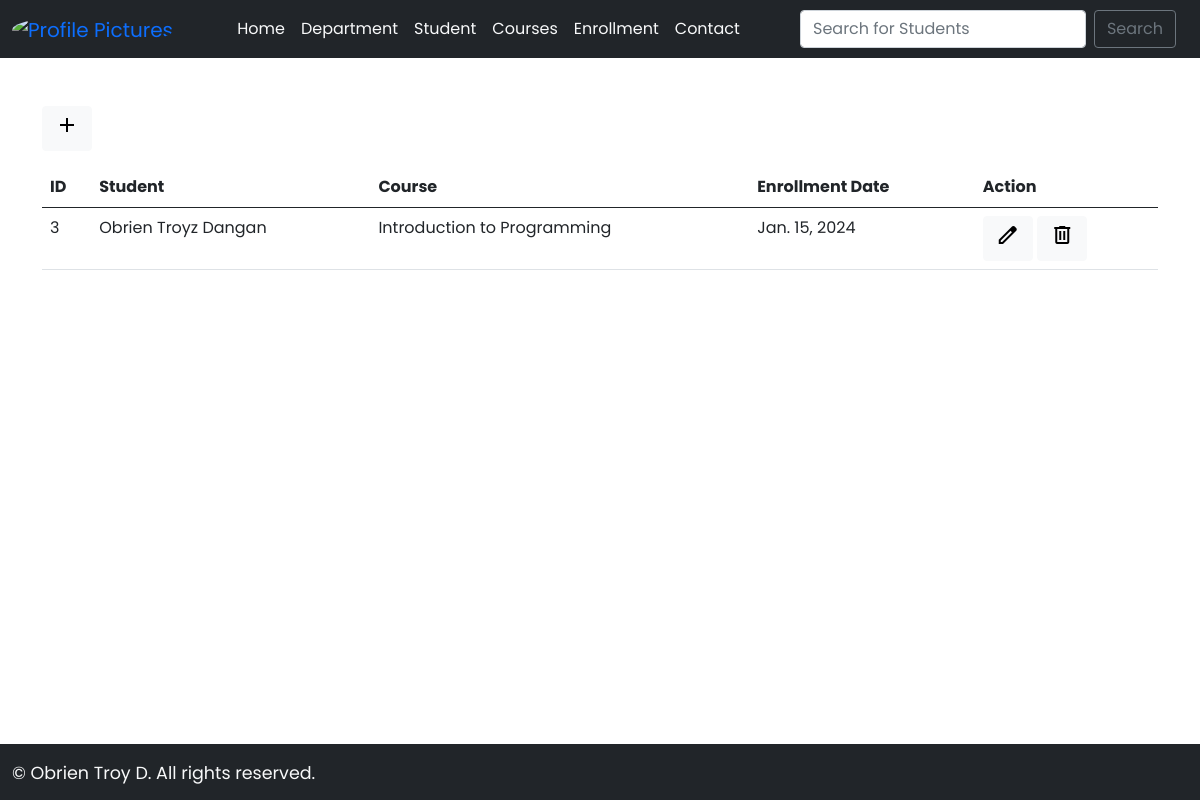
Page /enrollment on the earlier database version.
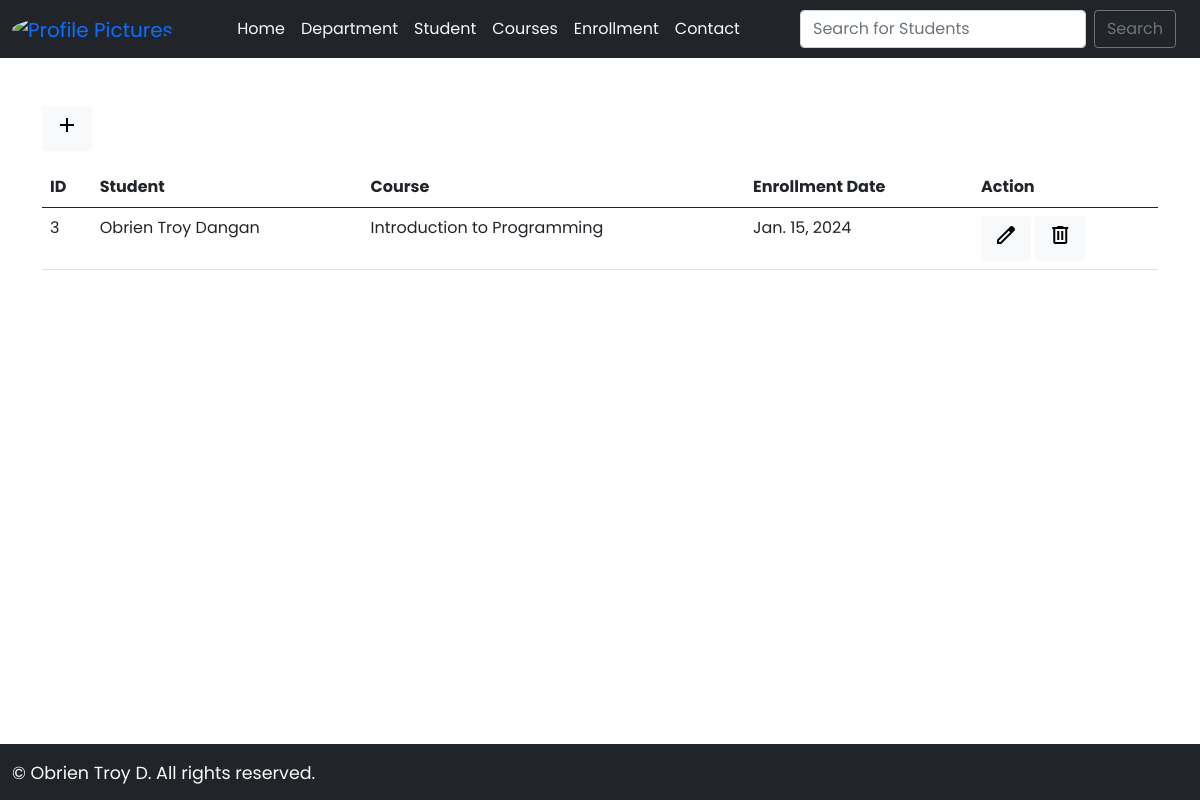
Same page on the later database version.
### myapp/models.py (models this page shows, shortened)
class Enrollment(models.Model):
    student = models.ForeignKey(Student, on_delete=models.CASCADE)
    course = models.ForeignKey(Course, on_delete=models.CASCADE)
    enrollment_date = models.DateField()

class Student(models.Model):
    first_name = models.CharField(max_length=50)
    last_name = models.CharField(max_length=50)
    birth_date = models.DateField(null=True, blank=True)
    department = models.ForeignKey(Department, on_delete=models.CASCADE)
    def __str__(self):
        return self.first_name + ' ' + self.last_name

class Course(models.Model):
    name = models.CharField(max_length=100)
    department = models.ForeignKey(Department, on_delete=models.CASCADE)
    def __str__(self):
        return self.name

### myapp/views.py (the view)
# urls.py: path('enrollment', views.enrollment, name='enrollment'),
def enrollment(request):
  enrollment_list = Enrollment.objects.all()
  context = {'enrollment_list': enrollment_list}
  return render(request, 'enrollment.html', context)

### myapp/templates/enrollment.html (shortened to what this page needs)
{% extends "base.html" %} {% load static %} {% block body %}
<div class="container mt-4">
  <div class="row justify-content-center">
    <div class="col-md-16">
      <a href="{% url 'add-enrollment' %}"
        ><button type="button" class="btn btn-light mb-3">
          <span class="material-symbols-outlined">
            </span>
        </button></a
      >
      <table class="table table-hover">
        <thead>
          <tr>
            <th scope="col">ID</th>
            <th scope="col">Student</th>
            <th scope="col">Course</th>
            <th scope="col">Enrollment Date</th>
            <th scope="col">Action</th>
          </tr>
        </thead>
        <tbody>
          {% for enrollment in enrollment_list %}
          <tr>
            <td>{{ enrollment.id }}</td>
            <td>{{ enrollment.student }}</td>
            <td>{{ enrollment.course }}</td>
            <td>{{ enrollment.enrollment_date}}</td>
            <td>
              <a href="{% url 'edit-enrollment' enrollment.id %}"
                ><button type="button" class="btn btn-light"><span class="material-symbols-outlined">
                  </span></button></a
              >
              <a href="{% url 'delete-enrollment' enrollment.id %}"
                ><button type="button" class="btn btn-light"><span class="material-symbols-outlined">
                  </span></button></a
              >
            </td>
          </tr>
          {% endfor %}
        </tbody>
      </table>
    </div>
  </div>
</div>
{% endblock %}

Differences in the rows shown:
changed through a linked row, Enrollment "Introduction to Programming": student "Obrien Troyz Dangan" → "Obrien Troy Dangan"
